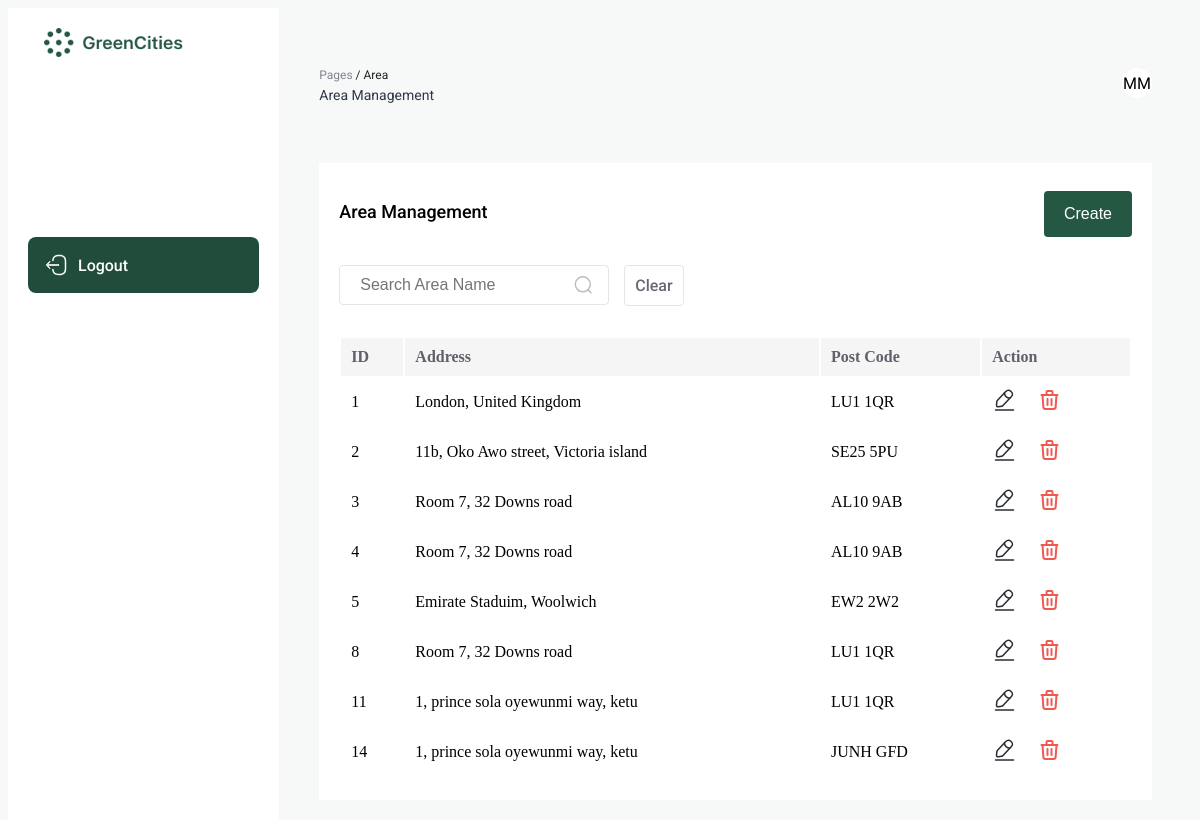
The page /area/index.php (signed in) on the database its author committed.
### tables this page shows
CREATE TABLE `area` (
  `id` int(11) NOT NULL,
  `address` text NOT NULL,
  `postcode` varchar(10) NOT NULL,
  `user_id` int(11) NOT NULL
);

### area/index.php (the view, shortened to what this page needs)
<?php
$servername = "localhost";
$username = "root";
$password = "";
$dbname = "Green Alliance";
$conn = new mysqli($servername, $username, $password, $dbname);
$areaListData = [];
$searchName = $_POST['searchName'];
if (isset($searchName) && strlen($searchName) > 0 && isset($_POST['search'])) {
    $areaListQuery = "SELECT * FROM area WHERE address LIKE '%$searchName%'";
    $areaListResult = $conn->query($areaListQuery);
} else {
    $areaListQuery = "SELECT * FROM `area`";
    $areaListResult = $conn->query($areaListQuery);
}
if ($areaListResult->num_rows > 0) {
    while ($row = $areaListResult->fetch_assoc()) {
        $areaAddress = $row['address'];
        $areaPostCode = $row['postcode'];
        $areaId = $row['id'];
        $myMap = [
            "id" => $areaId,
            "postcode" => $areaPostCode,
            "address" => $areaAddress,
        ];
        $areaListData[] = $myMap;
    }
} else {
}
$templateData = array(
    "result" => $areaListData,
);
?>
<!DOCTYPE html>
<html lang="en">
<head>
</head>
<body>
    <div class="dashboard-container">
        <div class="sidebar">
            <img src="../images/banner.png" alt="logo" style="width: 200px; margin: 0 auto 70px; display: block;" />
            <a href="../logout.php">
                <div class="sidebar-item" style="margin: 100px 0 0;">
                    <p>Logout</p>
                </div>
            </a>
        </div>
        <div style="width: 100%;">
            <div style="margin: 60px 40px">
                <div style="display: flex; justify-content: space-between;">
                    <div>
                        <p style="color: #81848F; font-size: 12px; margin: 0 0 5px;">Pages <span
                                style="color: #242428;">/ Area</span></p>
                        <p style="color: #2D3748; font-size: 14px; margin: 0;">Area Management</p>
                    </div>
                    <div
                        style="border-radius: 50%; width: 30px; height: 30px; background: white; display: flex; align-items: center; justify-content: center;">
                        <p class="font-size: 20px; font-weight: 600;">
                            <?php echo strtoupper($_SESSION['name'][0]) . "" . strtoupper($_SESSION['last_name'][0]); ?>
                        </p>
                    </div>
                </div>
            </div>
            <div style="background: white; margin: 20px 40px; padding: 20px;">
                <a href="./create.php">
                    <div style="display: flex; justify-content: space-between;">
                        <p style="font-size: 18px; font-weight: 500; color: black;">Area Management</p>
                        <button class="submit-btn">Create</button>
                    </div>
                </a>
                <div style="display:flex; gap: 15px; margin: 20px 0 30px;">
                    <div class="search-container">
                        <form id="searchAreaName" method="post" action="">
                            <input placeholder="Search Area Name" class="search" , name="searchName" />
                            <button type="submit" , name="search" , value="search">
                            </button>
                        </form>
                    </div>
                    <a href="../area/">
                        <div class="filter">
                            <p>Clear</p>
                        </div>
                    </a>
                </div>
                <table class="table" style="width: 100%;">
                    <thead>
                        <tr style="background: #F5F5F6;">
                            <th scope="col" style="text-align: left">ID</th>
                            <th scope="col" style="text-align: left">Address</th>
                            <th scope="col" style="text-align: left">Post Code</th>
                            <th scope="col" style="text-align: left">Action</th>
                        </tr>
                    </thead>
                    <tbody>
                        <?php foreach ($templateData['result'] as $option): ?>
                            <tr>
                                <td><?php echo $option["id"]; ?></td>
                                <td><?php echo $option["address"]; ?></td>
                                <td><?php echo $option["postcode"]; ?></td>
                                <td>
                                    <div style="display: flex; gap: 20px;">
                                        <a href="update.php?update=<?php echo $option['id'] ?>">
                                        </a>
                                        <a href="index.php?delete=<?php echo $option['id']; ?>">
                                        </a>
                                    </div>
                                </td>
                            </tr>
                        <?php endforeach; ?>
                    </tbody>
                </table>
            </div>
        </div>
    </div>
</body>
</html>

### area/index.php (style rules this page uses)
p, span, a, label { font-family: "Roboto", sans-serif; }
body { background-color: #F7F8F8; height: 100vh; flex-direction: column; }
.sidebar { width: 300px; padding: 20px; flex-direction: column; display: flex; gap: 10px; background: white; }
.sidebar-item { display: flex; padding: 16px; border-radius: 8px; align-items: center; gap: 10px; background: #214C3B; text-decoration: none; }
.sidebar-item p { color: white; font-size: 16px; font-weight: 500; margin: 0; text-decoration: none; }
.dashboard-container { display: flex; }
.submit-btn { background-color: #245843; color: white; padding: 14px 20px; margin: 8px 0; border: none; border-radius: 4px; cursor: pointer; font-size: 16px; }
thead, tbody { width: 100%; border-radius: 6px; }
thead th { padding: 10px; color: #5E606A; }
thead tr { border-bottom: 1px solid #F5F5F6; }
tbody td { padding: 10px; }
.search { width: 270px; padding: 10px 20px; display: inline-block; border: 1px solid #5E606A29; border-radius: 4px; box-sizing: border-box; background: transparent; outline: none; font-size: 16px; }
.filter { display: flex; gap: 10px; align-content: center; padding: 10px; border: 1px solid #5E606A29; border-radius: 4px; }
.filter p { color: #666974; font-size: 16px; font-weight: 500; margin: 0; }
a { text-decoration: none; }
.search-container { position: relative; display: inline-block; }
.search-container button { position: absolute; top: 50%; right: 10px; transform: translateY(-50%); background-color: transparent; border: none; cursor: pointer; }

### rows shown on the page
area: id "1", address "London, United Kingdom", postcode "LU1 1QR"
area: id "2", address "11b, Oko Awo street, Victoria island", postcode "SE25 5PU"
area: id "3", address "Room 7, 32 Downs road", postcode "AL10 9AB"
area: id "4", address "Room 7, 32 Downs road", postcode "AL10 9AB"
area: id "5", address "Emirate Staduim, Woolwich", postcode "EW2 2W2"
area: id "8", address "Room 7, 32 Downs road", postcode "LU1 1QR"
area: id "11", address "1, prince sola oyewunmi way, ketu", postcode "LU1 1QR"
area: id "14", address "1, prince sola oyewunmi way, ketu", postcode "JUNH GFD"

### other values the page prints
$_SESSION['name'][0] "M"
$_SESSION['last_name'][0] "M"
